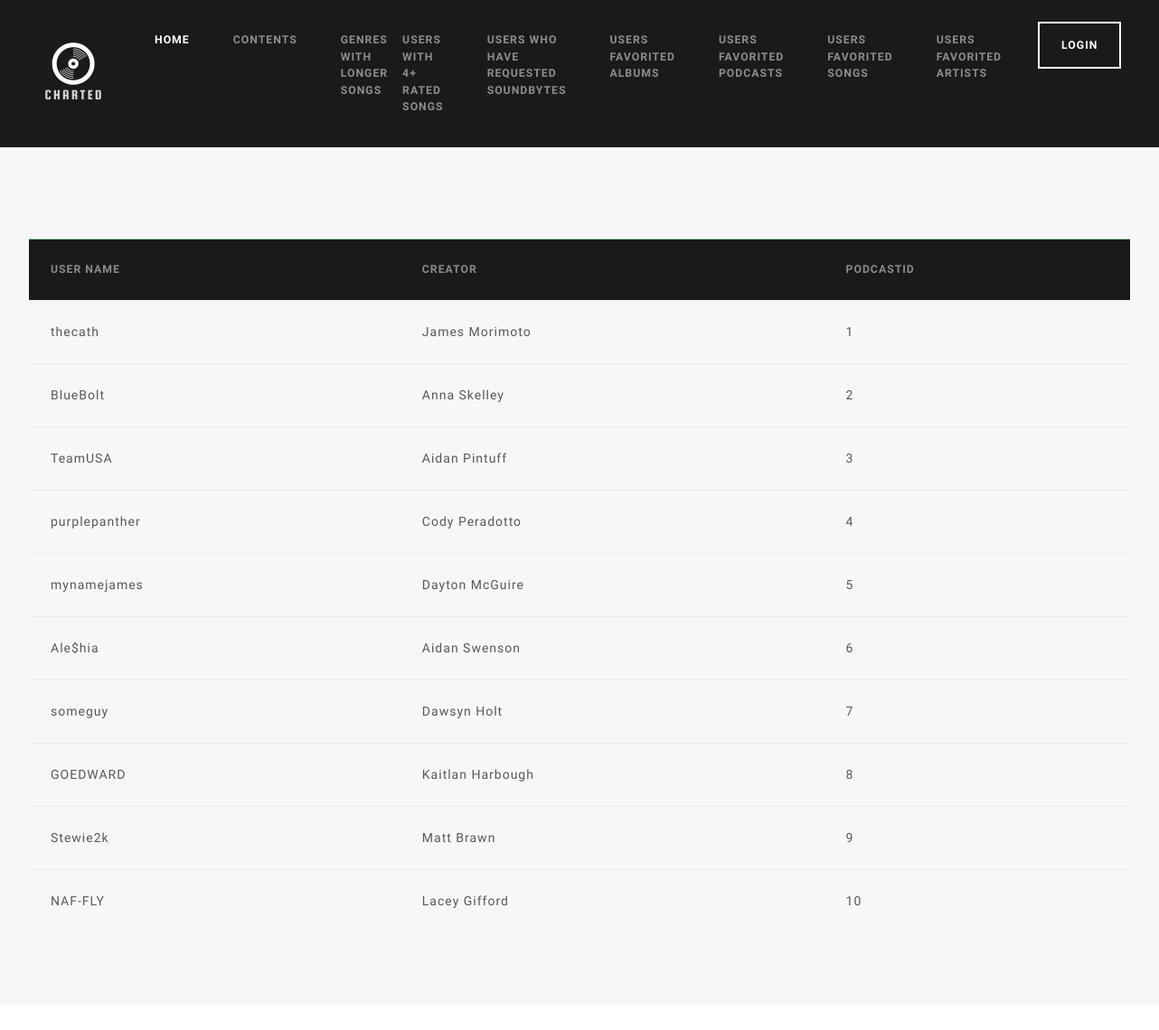
Page /usersfavoritepodcast.php on the committed database.
### tables this page shows
CREATE TABLE Profiles (
  UserID INT NOT NULL,
  Email VARCHAR(30) DEFAULT 'Choose not to list',
  Country VARCHAR(30) DEFAULT 'Choose not to list',
  UserName VARCHAR(20) NOT NULL,
  IRLName VARCHAR(30) DEFAULT 'Choose not to list',
  Password VARCHAR(30) NOT NULL,
  PRIMARY KEY (UserID)
);

CREATE TABLE Podcasts (
  PodcastID INT NOT NULL,
  Creator VARCHAR(30) NOT NULL,
  Genre VARCHAR(30) DEFAULT 'UNKNOWN',
  PRating DECIMAL(3, 2) CHECK(
    PRating >= 1
    AND PRating <= 5
  ),
  PRIMARY KEY (PodcastID)
);

### usersfavoritepodcast.php (the view, shortened to what this page needs)
<!DOCTYPE html>
<html lang="en">
    <head>
        <link rel="stylesheet" href="https://bootswatch.com/4/lux/bootstrap.min.css">
    </head>
<body>
        <nav class="navbar navbar-expand-lg navbar-dark bg-primary">
      <div class="container-fluid">
        <a class="navbar-brand"><img id="charted-logo" src="charted-1.png"width="100px" height="100px" ></a>
        <div class="collapse navbar-collapse" id="navbarColor01">
          <ul class="navbar-nav me-auto">
            <li class="nav-item">
              <a class="nav-link active" href="index.php">Home
              </a>
            </li>
            <li class="nav-item">
              <a class="nav-link" href="contents.php">Contents</a>
            </li>
			  <a class="nav-link" href="longersongs.php">Genres With Longer Songs</a>
			<li class="nav-item">
              <a class="nav-link" href="usersfourplussongs.php">Users With 4+ Rated Songs</a>
            </li>
			<li class="nav-item">
              <a class="nav-link" href="requestedsoundbites.php">Users Who Have Requested Soundbytes</a>
            </li>
			<li class="nav-item">
              <a class="nav-link" href="userfavoritealbums.php">Users Favorited Albums</a>
            </li>
			<li class="nav-item">
              <a class="nav-link" href="usersfavoritepodcast.php">Users Favorited Podcasts</a>
            </li>
			<li class="nav-item">
              <a class="nav-link" href="usersfavoritesongs.php">Users Favorited Songs</a>
            </li>
			<li class="nav-item">
              <a class="nav-link" href="usersfavoritedartists.php">Users Favorited Artists</a>
            </li>
            <li class="nav-item">
              <a class="btn btn-outline-light" href="login.php">Login</a>
            </li>
          </ul>
    			</div>
    		</div>
    	</nav>
	<div class="jumbotron">
		<form action="contents.php">
			<p>&nbsp;</p>
            <table class="table table-hover">
                <thead>
                    <tr class="table-success">
                        <th scope="col" style="background-color:#1a1a1a; color:#8d8b86">User Name</th>
                        <th scope="col" style="background-color:#1a1a1a; color:#8d8b86">Creator</th>
						<th scope="col" style="background-color:#1a1a1a; color:#8d8b86">PodCastID</th>
                    </tr>
                </thead>
                <?php
					$connection = mysqli_connect(DBHOST, DBUSER, DBPASS, DBNAME);
					$sql = " SELECT
							   Username,
							   Creator,
							   PodcastID
							 FROM
							   Profiles
							   INNER JOIN FavoritePodcasts ON Profiles.UserID = FavoritePodcasts.UserID
							   INNER JOIN Podcasts ON FavoritePodcasts.FPodcastID = Podcasts.PodcastID";
                  if ($result = mysqli_query($connection, $sql))
                  {
                      while($row = mysqli_fetch_assoc($result))
                      {
              ?>
                <tr>
                    <td><?php echo $row['Username'] ?></td>
                    <td><?php echo $row['Creator'] ?></td>
                    <td><?php echo $row['PodcastID'] ?></td>
                </tr>
                <?php
                      }
                  }
              ?>
            </table>
        </form>
</div>
</body>
</html>

### rows in the picture
profiles: UserName "thecath", podcasts.Creator "James Morimoto", podcasts.PodcastID "1"
profiles: UserName "BlueBolt", podcasts.Creator "Anna Skelley", podcasts.PodcastID "2"
profiles: UserName "TeamUSA", podcasts.Creator "Aidan Pintuff", podcasts.PodcastID "3"
profiles: UserName "purplepanther", podcasts.Creator "Cody Peradotto", podcasts.PodcastID "4"
profiles: UserName "mynamejames", podcasts.Creator "Dayton McGuire", podcasts.PodcastID "5"
profiles: UserName "Ale$hia", podcasts.Creator "Aidan Swenson", podcasts.PodcastID "6"
profiles: UserName "someguy", podcasts.Creator "Dawsyn Holt", podcasts.PodcastID "7"
profiles: UserName "GOEDWARD", podcasts.Creator "Kaitlan Harbough", podcasts.PodcastID "8"
profiles: UserName "Stewie2k", podcasts.Creator "Matt Brawn", podcasts.PodcastID "9"
profiles: UserName "NAF-FLY", podcasts.Creator "Lacey Gifford", podcasts.PodcastID "10"
